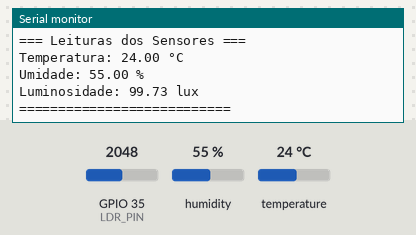
The sketch below on a simulated ESP32. Shown: the last lines printed to the serial monitor. The inputs (shaded band) are chosen by the test bench; at power-on: GPIO 35 (LDR_PIN) = 2048, humidity 55 %, temperature 24 °C. WiFi joins after 1.5 s; servers stay silent unless stated; random numbers use the default seed unless the sketch sets one; no MQTT or app messages arrive unless stated.

Above: at 20.7 s.
20.8 s: GPIO 35 (LDR_PIN) set to 3383
At 22.6 s:
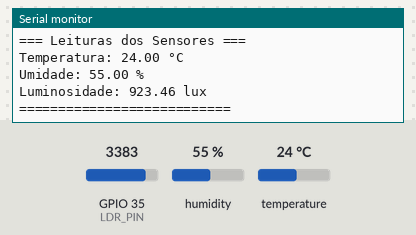
31.6 s: GPIO 35 (LDR_PIN) set to 3447
At 32.4 s:
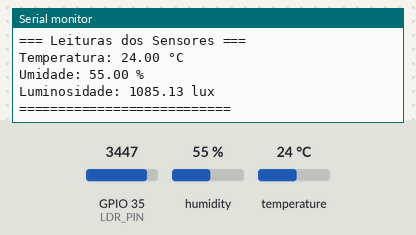
Timing chart, 0 to 34.6 s (numbered marks = the images above; inputs shaded):
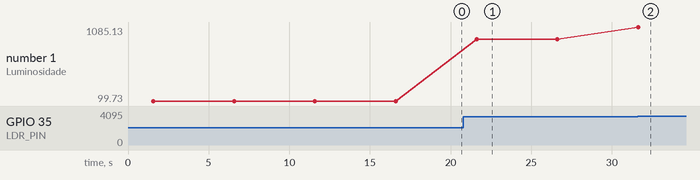

Measured:
- after the input at 20.8 s, the serial monitor: prints a new line after 0.82 s (image 1)
- after the input at 31.6 s, the serial monitor: prints a new line at once (image 2)
- plotted number 1: 99.73 → 923.46 after the input at 20.8 s, 923.46 → 1085.13 after the input at 31.6 s

The sketch:

solarsync.ino
```cpp
#include <WiFi.h>
#include <PubSubClient.h>
#include <DHT.h>

// Configurações do WiFi
const char* ssid = "Wokwi-GUEST";
const char* password = "";

// Configurações do MQTT
const char* mqtt_server = "broker.hivemq.com";
const int mqtt_port = 1883;

// Configurações dos pinos
#define DHTPIN 26
#define DHTTYPE DHT22
#define LDR_PIN 35

// Constantes para cálculo do LDR
const float GAMMA = 0.7;
const float RL10 = 50;

// Inicialização dos objetos
WiFiClient espClient;
PubSubClient client(espClient);
DHT dht(DHTPIN, DHTTYPE);

// Variáveis para armazenar as leituras
float temperature = 0;
float humidity = 0;
float lux = 0;

void setup_wifi() {
  delay(10);
  Serial.println();
  Serial.print("Conectando a ");
  Serial.println(ssid);

  WiFi.begin(ssid, password);

  while (WiFi.status() != WL_CONNECTED) {
    delay(500);
    Serial.print(".");
  }

  Serial.println("");
  Serial.println("WiFi conectado");
  Serial.println("IP: ");
  Serial.println(WiFi.localIP());
}

void reconnect() {
  while (!client.connected()) {
    Serial.print("Conectando ao MQTT...");
    String clientId = "ESP32Client-";
    clientId += String(random(0xffff), HEX);

    if (client.connect(clientId.c_str())) {
      Serial.println("conectado");
    } else {
      Serial.print("falhou, rc=");
      Serial.print(client.state());
      Serial.println(" tentando novamente em 5 segundos");
      delay(5000);
    }
  }
}

float calculateLux(int analogValue) {
  const float VOLT_PER_STEP = 3.3f / 4095.0f;
  float voltage = analogValue * VOLT_PER_STEP;
  float resistance = (3.3f * 10000.0f / voltage) - 10000.0f;

  // Adicione limites para evitar valores irreais
  if (resistance < 0) resistance = 0;
  float lux = pow(RL10 * 1e3 * pow(10, GAMMA) / resistance, (1 / GAMMA));

  // Limite superior para lux
  if (lux > 100000) lux = 100000;

  return lux;
}

void readSensors() {
  // Leitura do DHT22
  humidity = dht.readHumidity();
  temperature = dht.readTemperature();

  // Verifica se as leituras do DHT22 são válidas
  if (isnan(humidity) || isnan(temperature)) {
    Serial.println("Falha na leitura do sensor DHT22!");
    return;
  }

  // Leitura do LDR e conversão para lux
  int ldrValue = analogRead(LDR_PIN);
  lux = calculateLux(ldrValue);
}

void publishData() {
  char tempString[8];
  char humString[8];
  char luxString[8];

  dtostrf(temperature, 1, 2, tempString);
  dtostrf(humidity, 1, 2, humString);
  dtostrf(lux, 1, 2, luxString);

  client.publish("solarsync/temperature", tempString);
  client.publish("solarsync/humidity", humString);
  client.publish("solarsync/light", luxString);
}

void setup() {
  Serial.begin(115200);

  // Inicializa o sensor DHT
  dht.begin();

  // Configura o pino do LDR como entrada
  pinMode(LDR_PIN, INPUT);

  setup_wifi();
  client.setServer(mqtt_server, mqtt_port);
}

void loop() {
  if (!client.connected()) {
    reconnect();
  }
  client.loop();

  readSensors();

  // Exibe as leituras no Serial Monitor
  Serial.println("\n=== Leituras dos Sensores ===");
  Serial.print("Temperatura: ");
  Serial.print(temperature);
  Serial.println(" °C");
  Serial.print("Umidade: ");
  Serial.print(humidity);
  Serial.println(" %");
  Serial.print("Luminosidade: ");
  Serial.print(lux);
  Serial.println(" lux");
  Serial.println("===========================");

  publishData();

  delay(5000);
}
```
